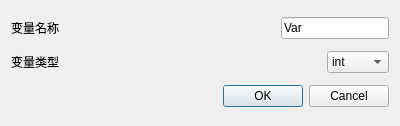
<?xml version="1.0" encoding="UTF-8"?>
<ui version="4.0">
 <class>NewVariableDialog</class>
 <widget class="QDialog" name="NewVariableDialog">
  <property name="geometry">
   <rect>
    <x>0</x>
    <y>0</y>
    <width>400</width>
    <height>126</height>
   </rect>
  </property>
  <property name="windowTitle">
   <string>Dialog</string>
  </property>
  <layout class="QGridLayout" name="gridLayout">
   <item row="0" column="0">
    <widget class="QLabel" name="label">
     <property name="text">
      <string>变量名称</string>
     </property>
    </widget>
   </item>
   <item row="3" column="1">
    <widget class="QDialogButtonBox" name="buttonBox">
     <property name="orientation">
      <enum>Qt::Horizontal</enum>
     </property>
     <property name="standardButtons">
      <set>QDialogButtonBox::Cancel|QDialogButtonBox::Ok</set>
     </property>
    </widget>
   </item>
   <item row="0" column="1" alignment="Qt::AlignRight">
    <widget class="QLineEdit" name="var_name_input">
     <property name="text">
      <string>Var</string>
     </property>
    </widget>
   </item>
   <item row="2" column="0">
    <widget class="QLabel" name="label_2">
     <property name="text">
      <string>变量类型</string>
     </property>
    </widget>
   </item>
   <item row="2" column="1" alignment="Qt::AlignRight">
    <widget class="QComboBox" name="comboBox">
     <item>
      <property name="text">
       <string>int</string>
      </property>
     </item>
     <item>
      <property name="text">
       <string>float</string>
      </property>
     </item>
     <item>
      <property name="text">
       <string>char *</string>
      </property>
     </item>
    </widget>
   </item>
  </layout>
 </widget>
 <resources/>
 <connections>
  <connection>
   <sender>buttonBox</sender>
   <signal>accepted()</signal>
   <receiver>NewVariableDialog</receiver>
   <slot>accept()</slot>
   <hints>
    <hint type="sourcelabel">
     <x>248</x>
     <y>254</y>
    </hint>
    <hint type="destinationlabel">
     <x>157</x>
     <y>274</y>
    </hint>
   </hints>
  </connection>
  <connection>
   <sender>buttonBox</sender>
   <signal>rejected()</signal>
   <receiver>NewVariableDialog</receiver>
   <slot>reject()</slot>
   <hints>
    <hint type="sourcelabel">
     <x>316</x>
     <y>260</y>
    </hint>
    <hint type="destinationlabel">
     <x>286</x>
     <y>274</y>
    </hint>
   </hints>
  </connection>
 </connections>
</ui>
